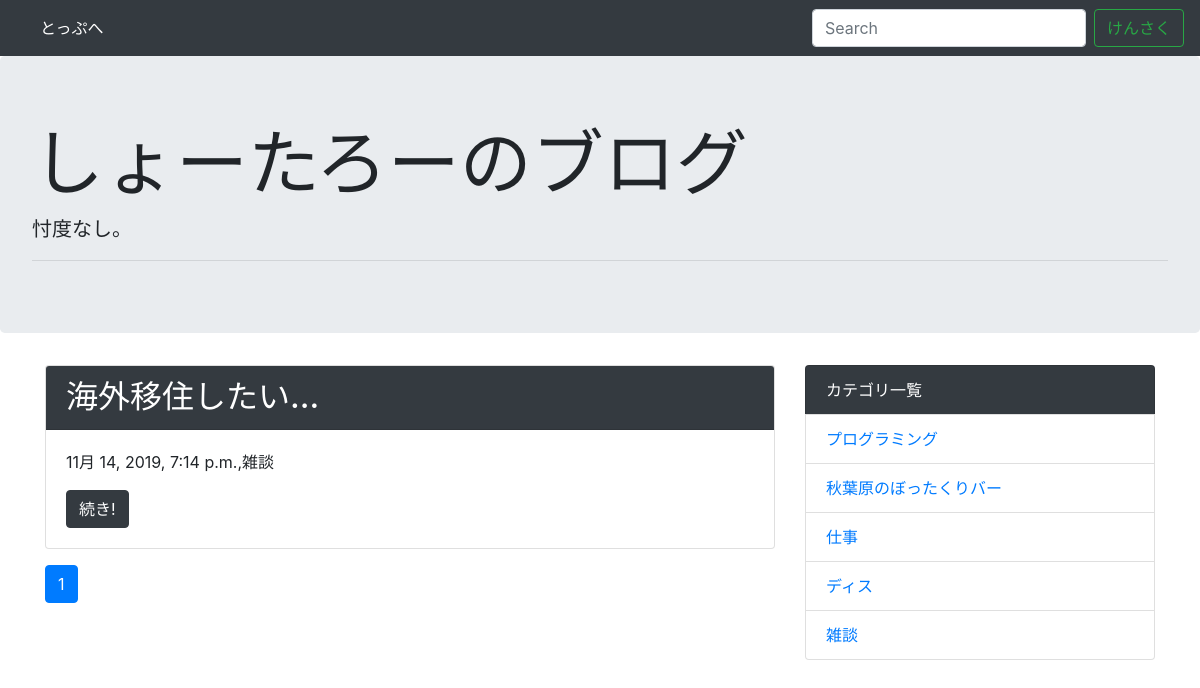
The page /category/5/ on the database its author committed.
### blog/models.py (models this page shows, shortened)
class Post(models.Model):
    title = models.CharField('タイトル',max_length=255)
    text = models.TextField('本文')
    created_at = models.DateTimeField('作成日',default=timezone.now)
    category = models.ForeignKey(Category, verbose_name='カテゴリ',on_delete=models.PROTECT)

class Category(models.Model):
    name = models.CharField('カテゴリ名',max_length=255)
    created_at = models.DateTimeField('作成日',default=timezone.now)
    def __str__(self):
        return self.name

### blog/views.py (the view)
# urls.py: path('category/<int:pk>/',views.CategoryView.as_view(), name='category'),
class CategoryView(generic.ListView):
    model = Post
    paginate_by = 10
    def get_queryset(self):
        category = get_object_or_404(Category, pk = self.kwargs['pk'])
        queryset =  Post.objects.order_by('-created_at').filter(category=category)
        return queryset

### blog/context_processors.py (called while the page is built)
def common(request):
    context = {
        'category_list': Category.objects.all(),
    }
    return context

### blog/templatetags/mytag.py (called while the page is built)
@register.simple_tag
def url_replace(request, field, value):
    url_dict = request.GET.copy()
    url_dict[field] = value
    return url_dict.urlencode()

### blog/templates/blog/post_list.html
{% extends 'blog/base.html' %}
{% block content %}
{% for post in post_list %}
<div class="card mb-3">
  <h2 class="card-header bg-dark text-white">{{post.title}}</h2>
  <div class="card-body">
    <p>{{post.created_at}},{{post.category}}</p>
    <a href="{% url 'blog:detail' post.pk %}" class="btn btn-dark">続き!</a>
  </div>
</div>
{% endfor %}
{% include "blog/page.html" %}
{% endblock %}

### blog/templates/blog/base.html (shortened to what this page needs)
<!doctype html>
<html lang="ja">
  <head>
    <link rel="stylesheet" href="https://maxcdn.bootstrapcdn.com/bootstrap/4.0.0-beta.2/css/bootstrap.min.css">
  </head>
  <body>
    <nav class="navbar navbar-expand-lg navbar-dark bg-dark">
    <div class="collapse navbar-collapse" id="navbarSupportedContent">
      <ul class="navbar-nav mr-auto">
        <li class="nav-item active">
          <a class="nav-link" href="{% url 'blog:index' %}">とっぷへ</a>
        </li>
      </ul>
      <form class="form-inline my-2 my-lg-0" method="GET" action="{% url 'blog:index' %}">
        <input class="form-control mr-sm-2" type="text" placeholder="Search" aria-label="Search" name="keyword">
        <button class="btn btn-outline-success my-2 my-sm-0" type="submit">けんさく</button>
      </form>
    </div>
  </nav>
  <div class="jumbotron">
    <h1 class="display-3">しょーたろーのブログ</h1>
      <p class="lead">忖度なし。</p>
      <hr class="my-2">
  </div>
    <div class="container">
      <div class="row">
        <div class="col-md-8">
          {% block content %}
          {% endblock %}
        </div>
        <div class="col-md-4">
          <ul class="list-group">
            <li class="list-group-item bg-dark text-white">カテゴリ一覧</li>
            {% for category in category_list %}
              <li class="list-group-item"><a href="{% url 'blog:category' category.pk %}">{{category}}</a></li>
            {% endfor %}
          </ul>
        </div>
      </div>
    </div>
  </body>
</html>

### rows shown on the page
Post: title "海外移住したい...", created_at "11月 14, 2019, 7:14 p.m.", category "雑談"
Category: name "プログラミング"
Category: name "秋葉原のぼったくりバー"
Category: name "仕事"
Category: name "ディス"
Category: name "雑談"

### other values the page prints
{{ link_page }} "1"
